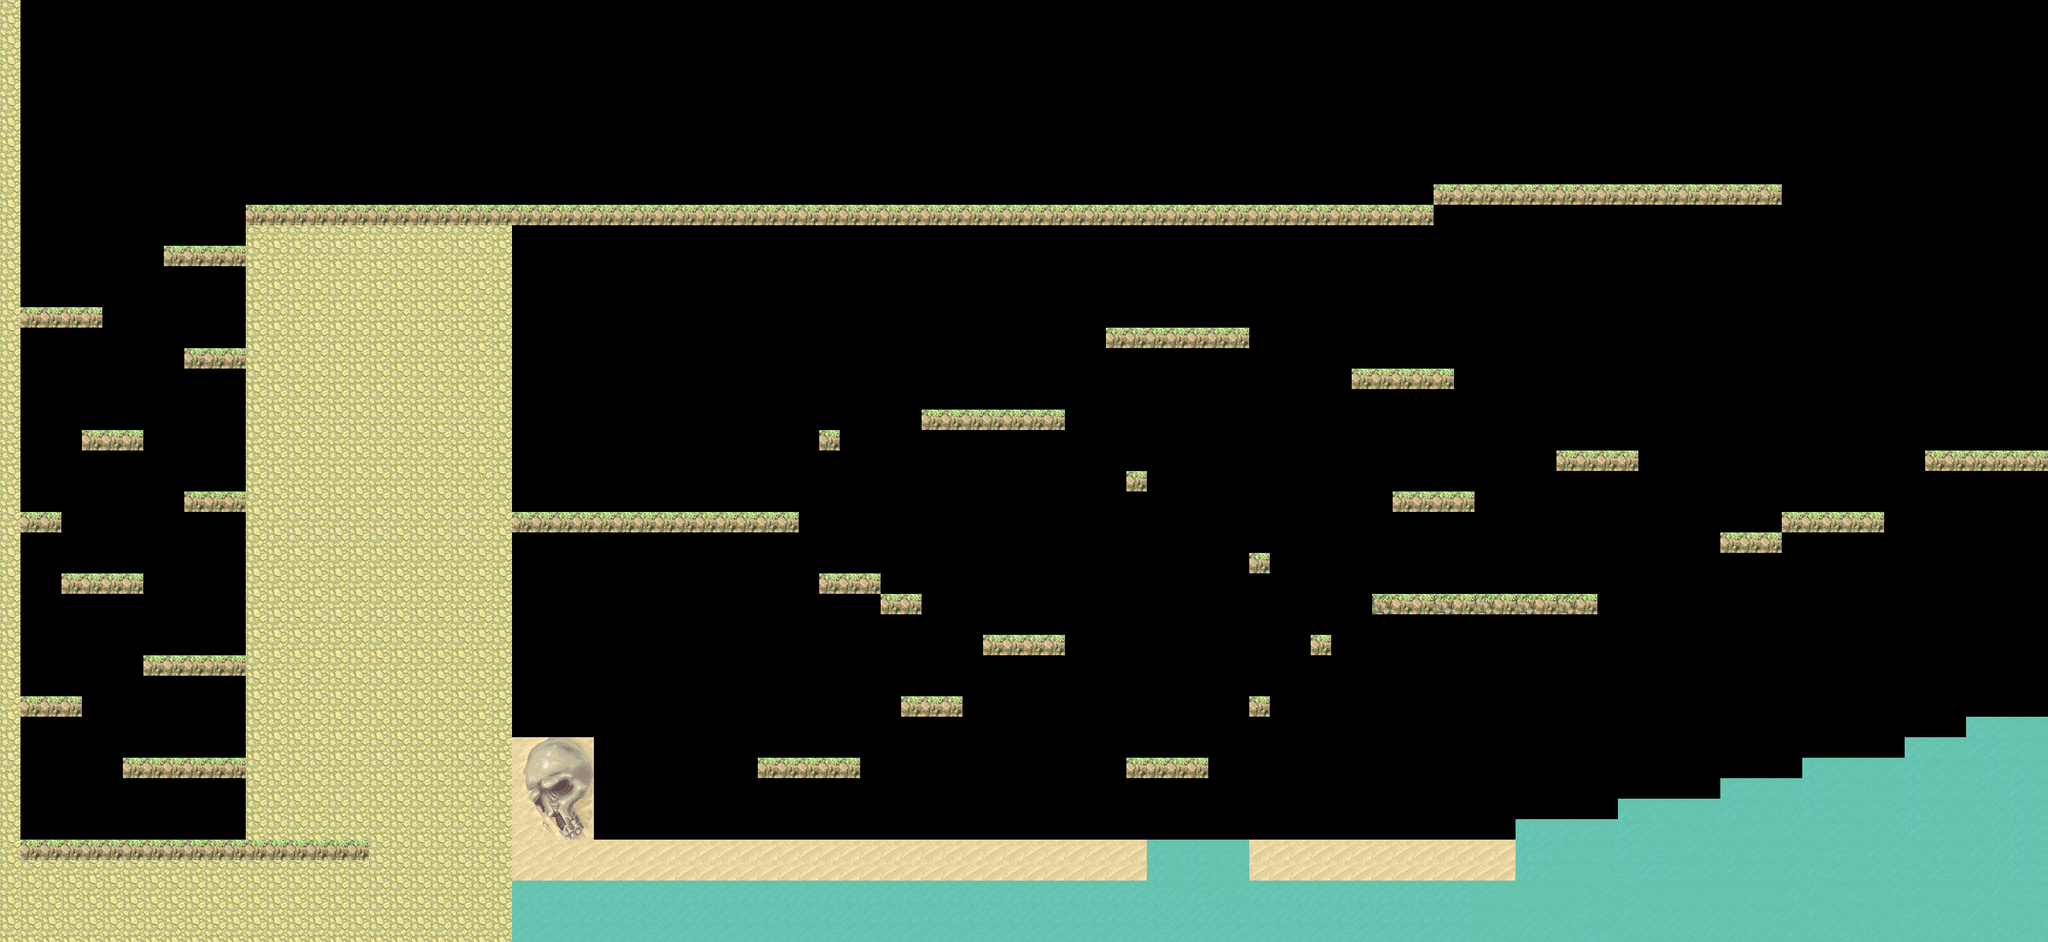

Tiled map render using the project's own tile images. Description and the map definition, with tile-layer contents summarised, below:
An orthogonal 100x46 tile map with 32x32 px tiles, 1 tile layer (obstacles) and 31 objects.

<map version="1.0" tiledversion="1.0.3" orientation="orthogonal" renderorder="right-down" width="100" height="46" tilewidth="32" tileheight="32" nextobjectid="46">
 <tileset firstgid="1" name="BeachTileset" tilewidth="32" tileheight="32" tilecount="966" columns="46">
  <image source="../../images/BeachLevel/BeachTileset.jpg" width="1494" height="701" />
  <tile id="244">
   <properties>
    <property name="collides" type="bool" value="true" />
   </properties>
  </tile>
  <tile id="257">
   <properties>
    <property name="collides" type="bool" value="true" />
   </properties>
  </tile>
  <tile id="258">
   <properties>
    <property name="collides" type="bool" value="true" />
   </properties>
  </tile>
  <tile id="303">
   <properties>
    <property name="collides" type="bool" value="true" />
   </properties>
  </tile>
  <tile id="304">
   <properties>
    <property name="collides" type="bool" value="true" />
   </properties>
  </tile>
  <tile id="905">
   <properties>
    <property name="collides" type="bool" value="true" />
   </properties>
  </tile>
 </tileset>
 <layer name="obstacles" width="100" height="46">
  <data>[4600 cells, 1241 non-empty, 32 distinct tile ids]</data>
 </layer>
 <objectgroup name="miceSpawn">
  <object id="12" x="1072.07" y="1287.51" width="185.51" height="17.5483" />
  <object id="13" x="1473.17" y="1295.03" width="180.496" height="12.5345" />
  <object id="14" x="2099.89" y="1285.01" width="265.731" height="17.5483" />
  <object id="15" x="40.0138" y="1284.8" width="77.7137" height="20.0552" />
  <object id="18" x="306.078" y="742.637" width="77.7137" height="20.0552" />
  <object id="19" x="1806.91" y="291.836" width="358.214" height="25.5867" />
  <object id="20" x="1802.42" y="289.484" width="360.773" height="28.1454" />
  <object id="21" x="2289.21" y="262.778" width="486.089" height="17.5483" />
  <object id="22" x="2251.73" y="263.739" width="525.113" height="17.5483" />
  <object id="23" x="3034.97" y="680.844" width="42.6172" height="20.0552" />
  <object id="25" x="2167.93" y="902.558" width="306.081" height="25.0689" />
  <object id="26" x="2166.91" y="907.572" width="302.087" height="17.5483" />
  <object id="27" x="1731.38" y="487.813" width="213.086" height="25.0689" />
  <object id="41" x="300.448" y="515.849" width="77.7137" height="20.0552" />
 </objectgroup>
 <objectgroup name="dogSpawn">
  <object id="28" x="1743.92" y="482.8" width="205.565" height="30.0827" />
  <object id="29" x="2166.53" y="900.051" width="302.467" height="22.562" />
  <object id="30" x="1275.13" y="1257.43" width="193.031" height="52.6448" />
  <object id="34" x="442.137" y="294.601" width="1725.47" height="25.5867" />
  <object id="35" x="729.297" y="288.101" width="1437.97" height="15.352" />
  <object id="36" x="721.67" y="286.925" width="1445.65" height="25.5867" />
  <object id="39" x="2244.59" y="236.205" width="538.982" height="42.6172" />
 </objectgroup>
 <objectgroup name="safezone">
  <object id="42" x="3075.37" y="591.093" width="121" height="113" />
 </objectgroup>
 <objectgroup name="ground">
  <object id="1" x="14.7967" y="1380.57" width="3187.04" height="86.3664" />
  <object id="2" x="1794.4" y="1327.1" width="152.169" height="49.3523" />
  <object id="3" x="2368.12" y="1308.59" width="830.763" height="160.395" />
  <object id="4" x="3071.39" y="1123.52" width="127.493" height="180.958" />
  <object id="5" x="2974.74" y="1158.48" width="100.761" height="150.113" />
  <object id="6" x="2822.57" y="1191.38" width="152.169" height="117.212" />
  <object id="7" x="2690.96" y="1220.17" width="121.324" height="84.3101" />
  <object id="8" x="2534.68" y="1257.19" width="150.113" height="47.2959" />
  <object id="9" x="2372.23" y="1288.03" width="152.169" height="28.7888" />
 </objectgroup>
</map>
